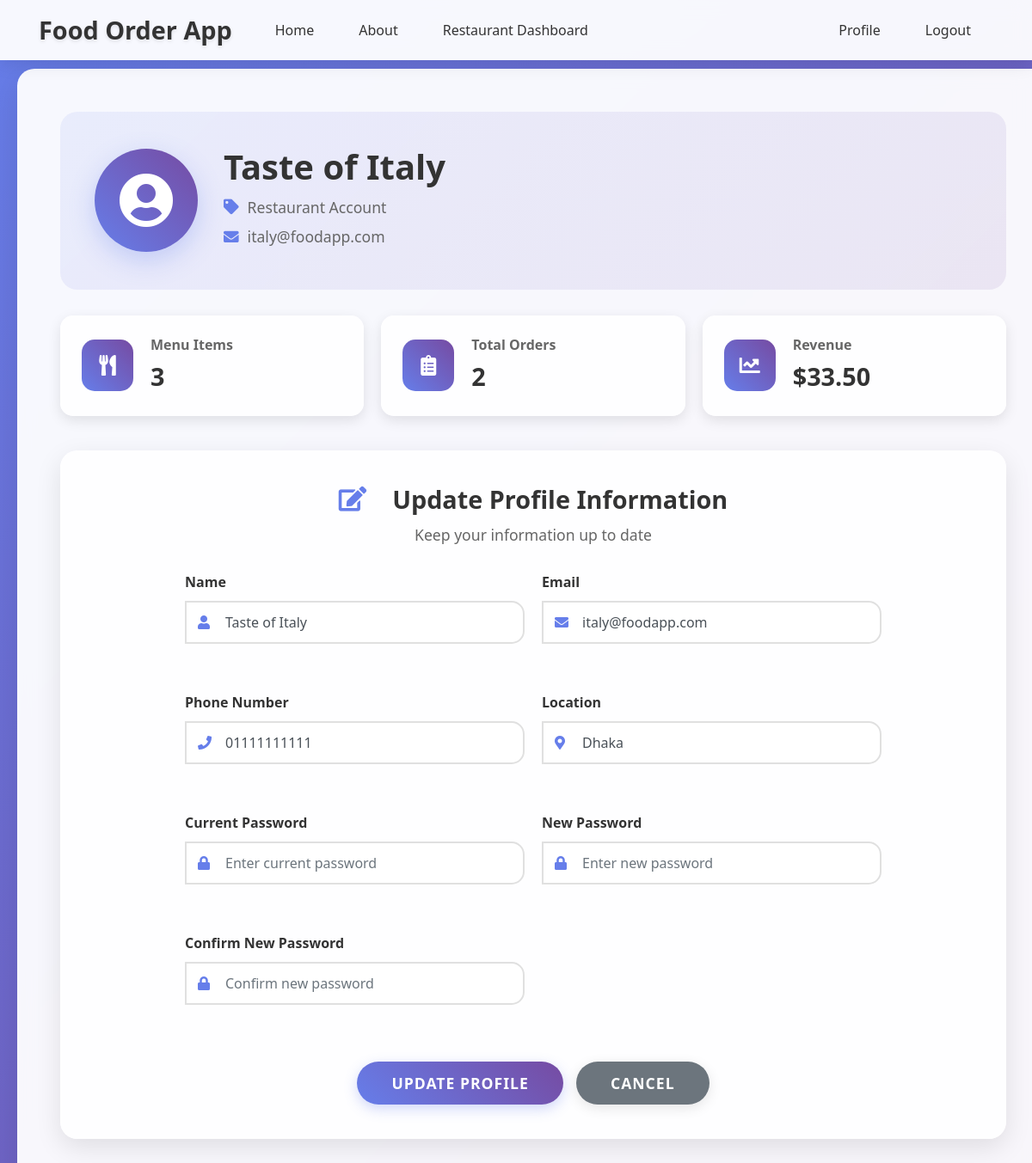
Screenshot of /restaurant/profile (signed in) with the database file from the repository.
### app/models/user.py (models this page shows, shortened)
class User(db.Model, UserMixin):
    __tablename__ = 'users'
    id = db.Column(db.Integer, primary_key=True)
    name = db.Column(db.String(100), nullable=False)
    email = db.Column(db.String(120), unique=True, nullable=False)
    phone_number = db.Column(db.String(20), unique=True, nullable=False)
    location = db.Column(db.String(200), nullable=False)
    password = db.Column(db.String(60), nullable=False)
    role = db.Column(db.Enum('admin', 'customer', 'restaurant', name='user_roles'), default='customer')
    status = db.Column(db.Enum('active', 'pending', 'suspended', name='account_status'), default='active')
    food_items = db.relationship('FoodItem', backref='restaurant_owner', lazy=True, foreign_keys='FoodItem.restaurant_id')
    orders_as_customer = db.relationship('Order', backref='customer_user', lazy=True, foreign_keys='Order.customer_id')
    orders_as_restaurant = db.relationship('Order', backref='restaurant_user', lazy=True, foreign_keys='Order.restaurant_id')
    payments_as_customer = db.relationship('Payment', backref='customer_payer', lazy=True, foreign_keys='Payment.customer_id')
    payments_as_restaurant = db.relationship('Payment', backref='restaurant_receiver', lazy=True, foreign_keys='Payment.restaurant_id')

### app/routes/restaurant.py (the view)
@restaurant.route("/profile", methods=["GET", "POST"])
@login_required
@restaurant_required
def profile():
    form = UpdateProfileForm()
    if form.validate_on_submit():
        if form.new_password.data:
            if not bcrypt.check_password_hash(current_user.password, form.existing_password.data):
                flash("Current password is incorrect!", "danger")
                return redirect(url_for("restaurant.profile"))
            if form.new_password.data != form.confirm_new_password.data:
                flash("New passwords do not match!", "danger")
                return redirect(url_for("restaurant.profile"))
            current_user.password = bcrypt.generate_password_hash(form.new_password.data).decode('utf-8')
        current_user.name = form.name.data
        current_user.email = form.email.data
        current_user.phone_number = form.phone_number.data
        current_user.location = form.location.data
        db.session.commit()
        flash("Your profile has been updated!", "success")
        return redirect(url_for("restaurant.profile"))
    elif request.method == "GET":
        form.name.data = current_user.name
        form.email.data = current_user.email
        form.phone_number.data = current_user.phone_number
        form.location.data = current_user.location
    return render_template("profile.html", title="Profile", form=form)

### app/templates/profile.html (shortened to what this page needs)
{% extends "base.html" %}
{% block content %}
    <div class="profile-container">
        <div class="profile-header">
            <div class="profile-avatar">
                <i class="fas fa-user-circle"></i>
            </div>
            <div class="profile-info">
                <h2 class="profile-name">{{ current_user.name }}</h2>
                <p class="profile-role">
                    <i class="fas fa-tag"></i>
                    {{ current_user.role.title() }} Account
                </p>
                <p class="profile-email">
                    <i class="fas fa-envelope"></i>
                    {{ current_user.email }}
                </p>
            </div>
        </div>
        <div class="profile-stats">
            {% if current_user.role == "customer" %}
                <div class="stat-card">
                    <div class="stat-icon">
                        <i class="fas fa-shopping-bag"></i>
                    </div>
                    <div class="stat-info">
                        <h3>Total Orders</h3>
                        <p>{{ current_user.orders_as_customer|length }}</p>
                    </div>
                </div>
                <div class="stat-card">
                    <div class="stat-icon">
                        <i class="fas fa-heart"></i>
                    </div>
                    <div class="stat-info">
                        <h3>Favorite Items</h3>
                        <p>{{ current_user.orders_as_customer|length * 2 }}</p>
                    </div>
                </div>
                <div class="stat-card">
                    <div class="stat-icon">
                        <i class="fas fa-star"></i>
                    </div>
                    <div class="stat-info">
                        <h3>Loyalty Points</h3>
                        <p>{{ current_user.orders_as_customer|length * 10 }}</p>
                    </div>
                </div>
            {% elif current_user.role == "restaurant" %}
                <div class="stat-card">
                    <div class="stat-icon">
                        <i class="fas fa-utensils"></i>
                    </div>
                    <div class="stat-info">
                        <h3>Menu Items</h3>
                        <p>{{ current_user.food_items|length }}</p>
                    </div>
                </div>
                <div class="stat-card">
                    <div class="stat-icon">
                        <i class="fas fa-clipboard-list"></i>
                    </div>
                    <div class="stat-info">
                        <h3>Total Orders</h3>
                        <p>{{ current_user.orders_as_restaurant|length }}</p>
                    </div>
                </div>
                <div class="stat-card">
                    <div class="stat-icon">
                        <i class="fas fa-chart-line"></i>
                    </div>
                    <div class="stat-info">
                        <h3>Revenue</h3>
                        <p>${{ "%.2f"|format(current_user.orders_as_restaurant|sum(attribute='total_price') or 0) }}</p>
                    </div>
                </div>
            {% endif %}
        </div>
        <div class="profile-form-section">
            <div class="section-header">
                <h3 class="section-title">
                    <i class="fas fa-edit"></i>
                    Update Profile Information
                </h3>
                <p class="section-subtitle">Keep your information up to date</p>
            </div>
            <form method="POST" action="" class="profile-form">
                <div class="form-row">
                    <div class="form-group">
                        {{ form.name.label(class="form-label") }}
                        <div class="input-group">
                            <div class="input-icon">
                                <i class="fas fa-user"></i>
                            </div>
                            {% if form.name.errors %}
                                {{ form.name(class="form-control is-invalid", placeholder="Enter your full name") }}
                                <div class="invalid-feedback">
                                    {% for error in form.name.errors %}
                                        <span>{{ error }}</span>
                                    {% endfor %}
                                </div>
                            {% else %}
                                {{ form.name(class="form-control", placeholder="Enter your full name") }}
                            {% endif %}
                        </div>
                    </div>
                    <div class="form-group">
                        {{ form.email.label(class="form-label") }}
                        <div class="input-group">
                            <div class="input-icon">
                                <i class="fas fa-envelope"></i>
                            </div>
                            {% if form.email.errors %}
                                {{ form.email(class="form-control is-invalid", placeholder="Enter your email address") }}
                                <div class="invalid-feedback">
                                    {% for error in form.email.errors %}
                                        <span>{{ error }}</span>
                                    {% endfor %}
                                </div>
                            {% else %}
                                {{ form.email(class="form-control", placeholder="Enter your email address") }}
                            {% endif %}
                        </div>
                    </div>
                </div>
                <div class="form-row">
                    <div class="form-group">
                        {{ form.phone_number.label(class="form-label") }}
                        <div class="input-group">
                            <div class="input-icon">
                                <i class="fas fa-phone"></i>
                            </div>
                            {% if form.phone_number.errors %}
                                {{ form.phone_number(class="form-control is-invalid", placeholder="Enter your phone number") }}
                                <div class="invalid-feedback">
                                    {% for error in form.phone_number.errors %}
                                        <span>{{ error }}</span>
                                    {% endfor %}
                                </div>
                            {% else %}
                                {{ form.phone_number(class="form-control", placeholder="Enter your phone number") }}
                            {% endif %}
                        </div>
                    </div>
                    <div class="form-group">
                        {{ form.location.label(class="form-label") }}
                        <div class="input-group">
                            <div class="input-icon">
                                <i class="fas fa-map-marker-alt"></i>
                            </div>
                            {% if form.location.errors %}
                                {{ form.location(class="form-control is-invalid", placeholder="Enter your location") }}
                                <div class="invalid-feedback">
                                    {% for error in form.location.errors %}
                                        <span>{{ error }}</span>
                                    {% endfor %}
                                </div>
                            {% else %}
                                {{ form.location(class="form-control", placeholder="Enter your location") }}
                            {% endif %}
                        </div>
                    </div>
                </div>
                                <div class="form-row">
                    <div class="form-group">
                        {{ form.existing_password.label(class="form-label") }}
                        <div class="input-group">
                            <div class="input-icon">
                                <i class="fas fa-lock"></i>
                            </div>
                            {% if form.existing_password.errors %}
                                {{ form.existing_password(class="form-control is-invalid", placeholder="Enter current password") }}
                                <div class="invalid-feedback">
                                    {% for error in form.existing_password.errors %}
                                        <span>{{ error }}</span>
                                    {% endfor %}
                                </div>
                            {% else %}
                                {{ form.existing_password(class="form-control", placeholder="Enter current password") }}
                            {% endif %}
                        </div>
                    </div>
                    <div class="form-group">
                        {{ form.new_password.label(class="form-label") }}
                        <div class="input-group">
                            <div class="input-icon">
                                <i class="fas fa-lock"></i>
                            </div>
                            {% if form.new_password.errors %}
                                {{ form.new_password(class="form-control is-invalid", placeholder="Enter new password") }}
                                <div class="invalid-feedback">
                                    {% for error in form.new_password.errors %}
                                        <span>{{ error }}</span>
                                    {% endfor %}
                                </div>
                            {% else %}
                                {{ form.new_password(class="form-control", placeholder="Enter new password") }}
                            {% endif %}
                        </div>
                    </div>
                    <div class="form-group">
                        {{ form.confirm_new_password.label(class="form-label") }}
                        <div class="input-group">
                            <div class="input-icon">
                                <i class="fas fa-lock"></i>
                            </div>
                            {% if form.confirm_new_password.errors %}
                                {{ form.confirm_new_password(class="form-control is-invalid", placeholder="Confirm new password") }}
                                <div class="invalid-feedback">
                                    {% for error in form.confirm_new_password.errors %}
                                        <span>{{ error }}</span>
                                    {% endfor %}
                                </div>
                            {% else %}
                                {{ form.confirm_new_password(class="form-control", placeholder="Confirm new password") }}
                            {% endif %}
                        </div>
                    </div>
                </div>
                <div class="form-actions">
                    {{ form.submit(class="btn btn-primary profile-btn") }}
                    <a href="{{ url_for('main.home') }}" class="btn btn-secondary">Cancel</a>
                </div>
            </form>
        </div>
    </div>
{% endblock content %}

### rows the page displays
User: name "Taste of Italy", role "Restaurant", email "italy@foodapp.com", phone_number "01111111111", location "Dhaka"

### other values shown
{{ current_user.food_items|length }} "3"
{{ current_user.orders_as_restaurant|length }} "2"
